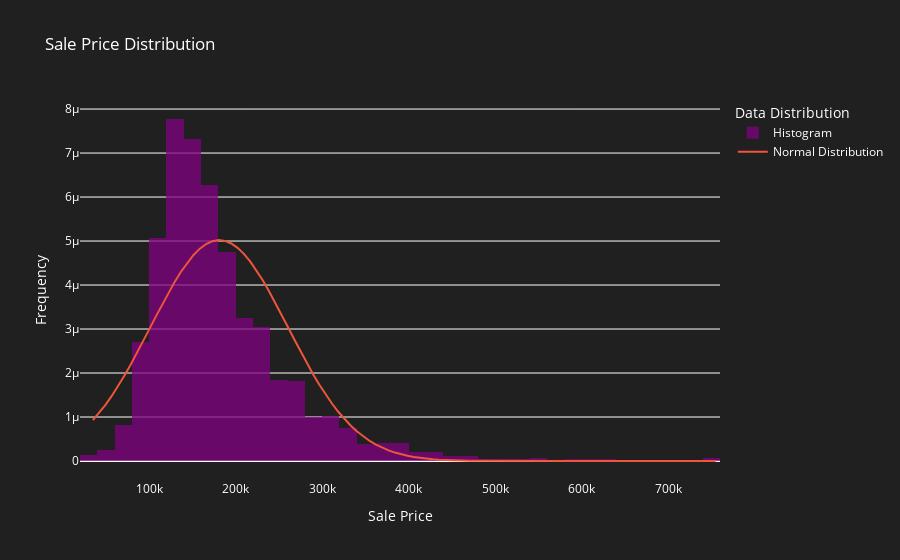

This figure's notebook cell:
### Code cell
hist_data = go.Histogram(x=train_df['SalePrice'], nbinsx=50, name="Histogram",opacity=0.75, histnorm='probability density',marker=dict(color='purple'))
x_norm = np.linspace(train_df['SalePrice'].min(), train_df['SalePrice'].max(), 100)

y_norm = stats.norm.pdf(x_norm, train_df['SalePrice'].mean(), train_df['SalePrice'].std())
norm_data = go.Scatter(x=x_norm, y=y_norm, mode='lines', name='Normal Distribution')
fig = go.Figure(data=[hist_data, norm_data])

fig.update_layout(
    title='Sale Price Distribution',
    xaxis_title='Sale Price', 
    yaxis_title='Frequency',
    legend_title='Data Distribution',
    plot_bgcolor='rgba(32,32,32,1)',
    paper_bgcolor='rgba(32,32,32,1)',
    font=dict(color='white')
)
fig.show()
